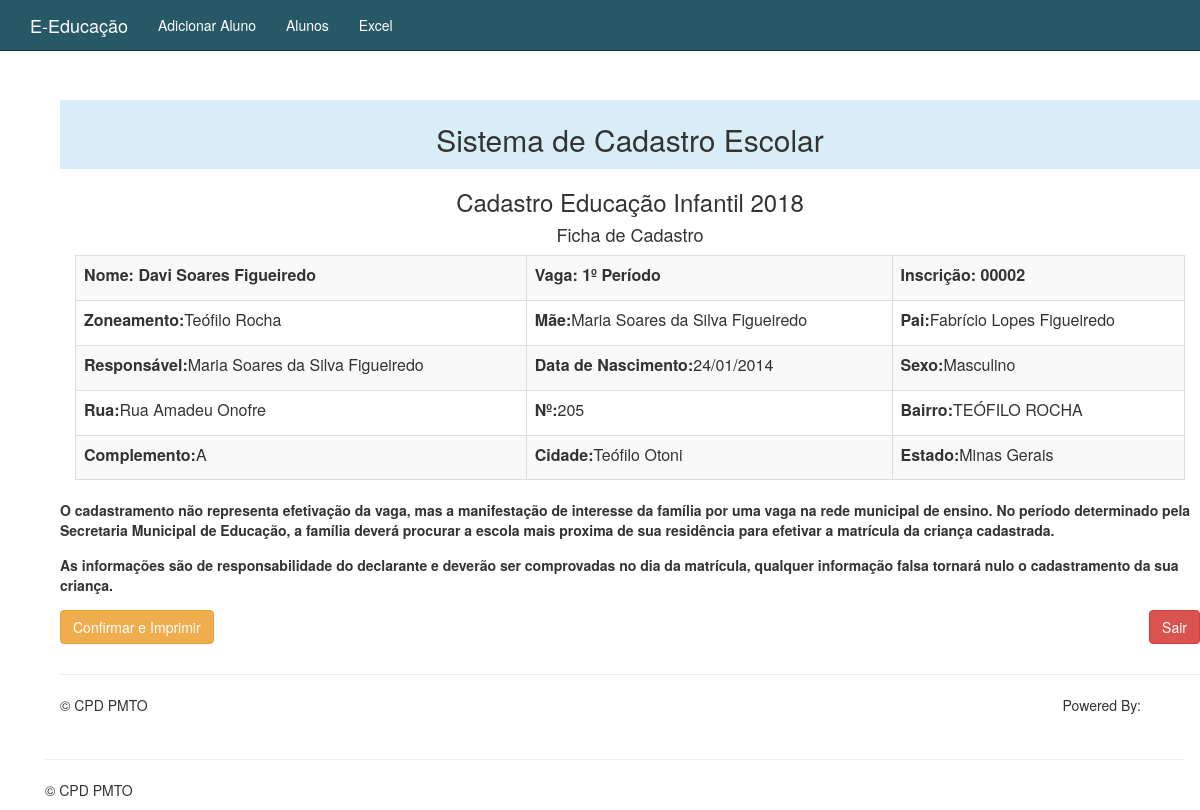
/aluno-imprime-formulario.php?ID=2, run on the app's committed database.
### tables this page shows
CREATE TABLE IF NOT EXISTS `aluno` (
  `ID` int(5) UNSIGNED ZEROFILL NOT NULL AUTO_INCREMENT,
  `Nome` varchar(255) DEFAULT NULL,
  `Mae` varchar(255) DEFAULT NULL,
  `Pai` varchar(255) DEFAULT NULL,
  `Responsavel` varchar(255) DEFAULT NULL,
  `Sexo` varchar(255) DEFAULT NULL,
  `Nascimento` varchar(20) DEFAULT NULL,
  `Rua` varchar(255) DEFAULT NULL,
  `Numero` varchar(10) DEFAULT NULL,
  `Bairro` varchar(60) DEFAULT NULL,
  `Cidade` varchar(30) DEFAULT NULL,
  `Estado` varchar(20) DEFAULT NULL,
  `Complemento` varchar(255) DEFAULT NULL,
  `Zoneamento` varchar(100) DEFAULT NULL,
  `Vaga` varchar(255) DEFAULT NULL,
  `Deficiente` varchar(20) DEFAULT NULL,
  `Deficiente_Qual` varchar(20) DEFAULT NULL,
  `Tel_Mae` varchar(150) DEFAULT NULL,
  `Tel_Pai` varchar(150) DEFAULT NULL,
  `Tel_Responsavel` varchar(150) DEFAULT NULL,
  `Parentesco` varchar(20) DEFAULT NULL,
  `Doc_Identificacao` varchar(20) DEFAULT NULL,
  `Transf_Particular` varchar(20) DEFAULT NULL,
  `Bolsa_Familia` varchar(20) DEFAULT NULL,
  `Num_Cartao` varchar(200) DEFAULT NULL,
  `Renda` varchar(255) DEFAULT NULL,
  `Resp_Trabalha` varchar(20) DEFAULT NULL,
  `Moradia` varchar(20) DEFAULT NULL,
  `Quando` timestamp NULL DEFAULT NULL,
  `Resp_Informacao` varchar(255) DEFAULT NULL,
  `Funcionario` varchar(255) DEFAULT NULL,
  PRIMARY KEY (`ID`)
);

### banco-aluno.php (called while the page is built, shortened)
<?php
function buscaAluno($conexao, $ID) {
	$query = "select * from aluno where ID = {$ID}";
	$resultado = mysqli_query($conexao, $query);
	return mysqli_fetch_assoc($resultado);
}

### reimpress.php (the view, shortened to what this page needs)
<?php session_start(); require_once("banco-aluno.php"); ?><!DOCTYPE html>
<html lang="pt-br">
 <head>
  <link href="css/bootstrap.css" rel="stylesheet">
  <link href="css/print.css" rel="stylesheet" media="print">
 </head>
 <body>
  <div class="container">
   <div class="bg-info hidden-print" style="padding:3px 5px 3px 5px">
    <h2 align="center">Sistema de Cadastro Escolar</h2>
   </div>
   <h3 align="center">Cadastro Educação Infantil 2018</h3>
   <h4 align="center">Ficha de Cadastro</h4>
   <div class="col-lg-12">
    <table class='table table-striped table-bordered'>
     <tr>
       <td><label>Nome:&nbsp;<b><?= $aluno['Nome'] ?></b></label></td>
       <td><label>Vaga:&nbsp;<b></b><?= $aluno['Vaga'] ?></label></td>
       <td><label>Inscrição:&nbsp;<b><?= $aluno['ID'] ?></b></label></td>
     </tr>
     <tr>
       <td><label>Zoneamento:</label><?= $aluno['Zoneamento'] ?></td>
       <td><label>Mãe:</label><?= $aluno['Mae'] ?></td>
       <td><label>Pai:</label><?= $aluno['Pai'] ?></td>
    </tr>
      <tr>
      <td><label>Responsável:</label><?= $aluno['Responsavel'] ?></td>
      <td><label>Data de Nascimento:</label><?= $aluno['Nascimento'] ?></td>
      <td><label>Sexo:</label><?= $aluno['Sexo'] ?></td>
     </tr>
    <tr>
      <td><label>Rua:</label><?= $aluno['Rua'] ?></td>
      <td><label>Nº:</label><?= $aluno['Numero'] ?></td>
      <td><label>Bairro:</label><?= $aluno['Bairro'] ?></td>
    </tr>
    <tr>
      <td><label>Complemento:</label><?= $aluno['Complemento'] ?></td>
      <td><label>Cidade:</label><?= $aluno['Cidade'] ?></td>
      <td><label>Estado:</label><?= $aluno['Estado'] ?></td>
    </tr>
    </table>
   </div>
   <div>
     <p><label>O cadastramento não representa efetivação da vaga, mas a manifestação de interesse da família por uma vaga na rede municipal
     de ensino. No período determinado pela Secretaria Municipal de Educação, a família deverá procurar a escola mais proxima de sua
     residência para efetivar a matrícula da criança cadastrada.</label>
     </p>
     <p><label>As informações são de responsabilidade do declarante e deverão ser comprovadas no dia da matrícula, qualquer informação falsa
       tornará nulo o cadastramento da sua criança.</label>
     </p>
   </div>
  </div>
  <div class="hidden-print container">
   <p>
    <a href="#" onclick="window.print()" class="btn btn-warning">Confirmar e Imprimir</a>
    <span class="pull-right"><a href="sair.php" class="btn btn-danger">Sair</a></span>
   </p>
  </div>
  <footer class="container hidden-print">
   <hr />
   <p>&copy; CPD PMTO
    <span class="pull-right">
     Powered By:
     <a href="https://github.com/PrefeituraTO/conferencia" target="_blank"><i class="fa fa-github"></i></a>
     <a href="https://linux.org" target="_blank"><i class="fa fa-linux"></i></a>
     <a href="https://www.w3schools.com/html/html5_intro.asp" target="_blank"><i class="fa fa-html5"></i></a>
     <a href="https://www.w3schools.com/css/css3_intro.asp" target="_blank"><i class="fa fa-css3"></i></a>
    </span>
   </p>
  </footer>
 </body>
</html>

### data on the page
aluno: Nome "Davi Soares Figueiredo", Vaga "1º Período", ID "00002", Zoneamento "Teófilo Rocha", Mae "Maria Soares da Silva Figueiredo", Pai "Fabrício Lopes Figueiredo", Responsavel "Maria Soares da Silva Figueiredo", Nascimento "24/01/2014", Sexo "Masculino", Rua "Rua Amadeu Onofre", Numero "205", Bairro "TEÓFILO ROCHA", Complemento "A", Cidade "Teófilo Otoni", Estado "Minas Gerais"
